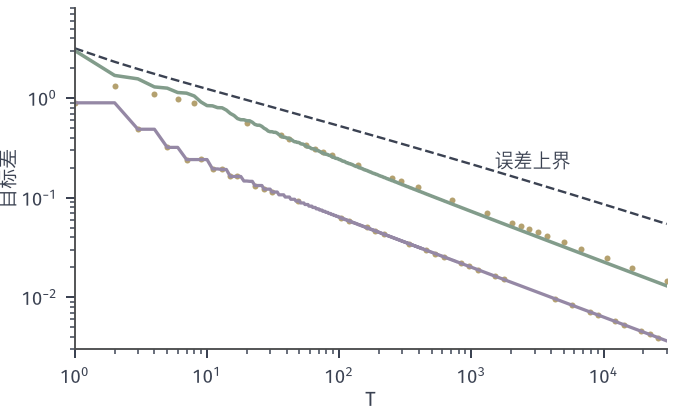

This chart was generated by the following Python code:
from pathlib import Path
import sys
ROOT = next(p for p in Path(__file__).resolve().parents if (p/'build.sh').is_file() and (p/'tex/book.tex').is_file())
sys.path.insert(0, str(ROOT/'figures/00-shared/mathematical-preliminaries-upper/00-shared/comprehension-figures'))
from support import figure, save, BLUE, GREEN, YELLOW, RED, PURPLE, INK, MUTED, GRID, BLUE_FILL, GREEN_FILL, YELLOW_FILL, RED_FILL, PURPLE_FILL
import numpy as np
HERE = Path(__file__).resolve().parent
STROKE = '#4C4D4F'
def panel(fig, left, right, top, bottom, wspace=.25, hspace=.2):
    fig.set_layout_engine(None)
    fig.subplots_adjust(left=left, right=right, top=top, bottom=bottom, wspace=wspace, hspace=hspace)
def tag(fig, ax, s, y=None, d=.15):
    p = ax.get_position(); fig.text((p.x0+p.x1)/2, (p.y0-d) if y is None else y, s, ha='center', va='top')
def opt(ax, x=0, y=0, ms=4.8, z=7): ax.plot([x],[y],'o',ms=ms,color=RED,mew=0,zorder=z)
# f(x)=|x1|+2|x2|，x0=(1,1)，R=sqrt2，G=sqrt5；递减步长 alpha_t=R/(G sqrt(t+1))。
def sg(x): return np.array([1. if x[0]>=0 else -1., 2. if x[1]>=0 else -2.])
f=lambda x:abs(x[0])+2*abs(x[1])
R,G=2**.5,5**.5
T=30000;x=np.array([1.,1.]);b=f(x);s=np.zeros(2);sa=0.;sa2=0.
last,best,avg,bd=[],[],[],[]
for t in range(T):
    a=R/G/(t+1)**.5;s+=a*x;sa+=a;sa2+=a*a
    x=x-a*sg(x);b=min(b,f(x));last.append(f(x));best.append(b);avg.append(f(s/sa));bd.append((R*R+G*G*sa2)/(2*sa))
tt=np.arange(1,T+1)
fig,A=figure(width_mm=96,height_mm=58)
panel(fig,.11,.98,.98,.15)
A.loglog(tt,bd,color=INK,lw=.95,ls='--');idx=np.unique(np.round(np.logspace(0,np.log10(T),70)).astype(int))-1;A.loglog(tt[idx],np.array(last)[idx],'o',color=YELLOW,ms=2.4,mew=0);A.loglog(tt,avg,'-',color=GREEN,lw=1.4);A.loglog(tt,best,'-',color=PURPLE,lw=1.3)
A.text(1500,.2,'误差上界',color=INK,fontsize=7.5);
A.set_xlabel('$T$',labelpad=1);A.set_ylabel('目标差',labelpad=1);A.set_xlim(1,T);A.set_ylim(3e-3,8)
save(fig,HERE,'figure',{'T':T,'final_bound':bd[-1],'final_avg':avg[-1],'final_best':best[-1],'final_last':last[-1]})
